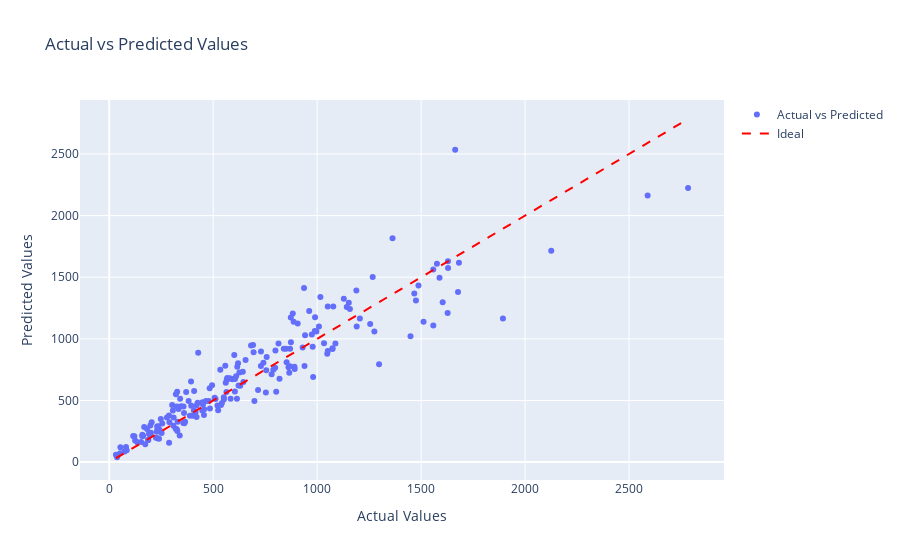

The code cell stored with this chart in its notebook:
### Markdown cell above
در اینجا مقایسه نتایج واقعی و پیش بینی شده است:

### Code cell
import plotly.graph_objects as go

# Predict on the test set
y_pred = model.predict(x_test)

# Create a scatter plot with actual vs predicted values
fig = go.Figure()

fig.add_trace(go.Scatter(
    x=y_test.flatten(),
    y=y_pred,
    mode='markers',
    name='Actual vs Predicted'
))

# Add a line representing the ideal case
fig.add_trace(go.Scatter(
    x=[min(y_test.flatten()), max(y_test.flatten())],
    y=[min(y_test.flatten()), max(y_test.flatten())],
    mode='lines',
    name='Ideal',
    line=dict(color='red', dash='dash')
))

fig.update_layout(
    title='Actual vs Predicted Values',
    xaxis_title='Actual Values',
    yaxis_title='Predicted Values',
    showlegend=True,
)

fig.show()

### Figure 1 — Plotly figure (JSON) as saved in the notebook; plotly's stock layout.template omitted (floating-point values rounded to 4 significant figures; data arrays with more than 128 entries replaced by an {"elided": "..."} marker saying what was removed)
{"data": [{"mode": "markers", "name": "Actual vs Predicted", "type": "scatter", "x": {"elided": "200 float values"}, "y": {"elided": "200 float values"}}, {"line": {"color": "red", "dash": "dash"}, "mode": "lines", "name": "Ideal", "type": "scatter", "x": [32.35, 2784.0], "y": [32.35, 2784.0]}], "layout": {"showlegend": true, "title": {"text": "Actual vs Predicted Values"}, "xaxis": {"title": {"text": "Actual Values"}}, "yaxis": {"title": {"text": "Predicted Values"}}}}
